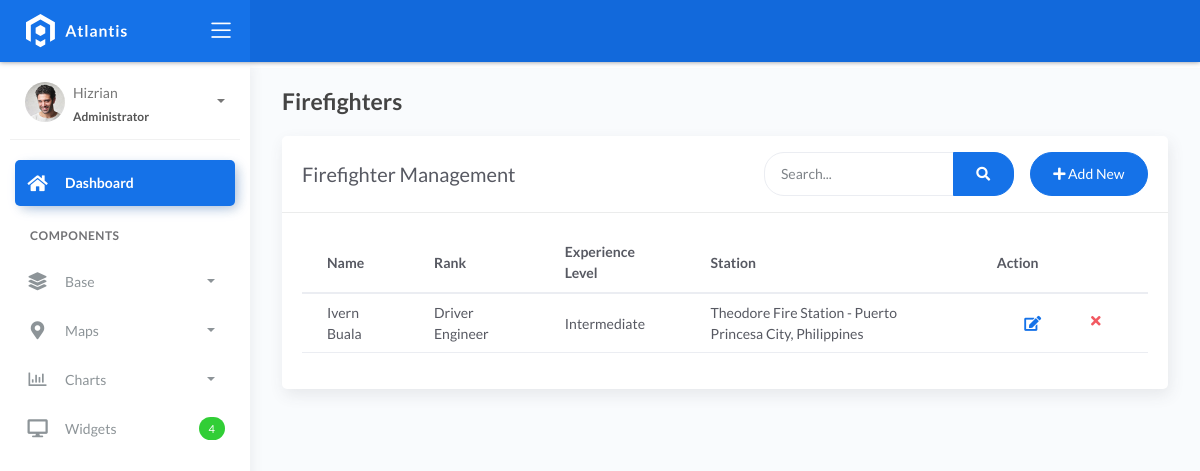
/firefighters/, run on an earlier commit of the app's database.
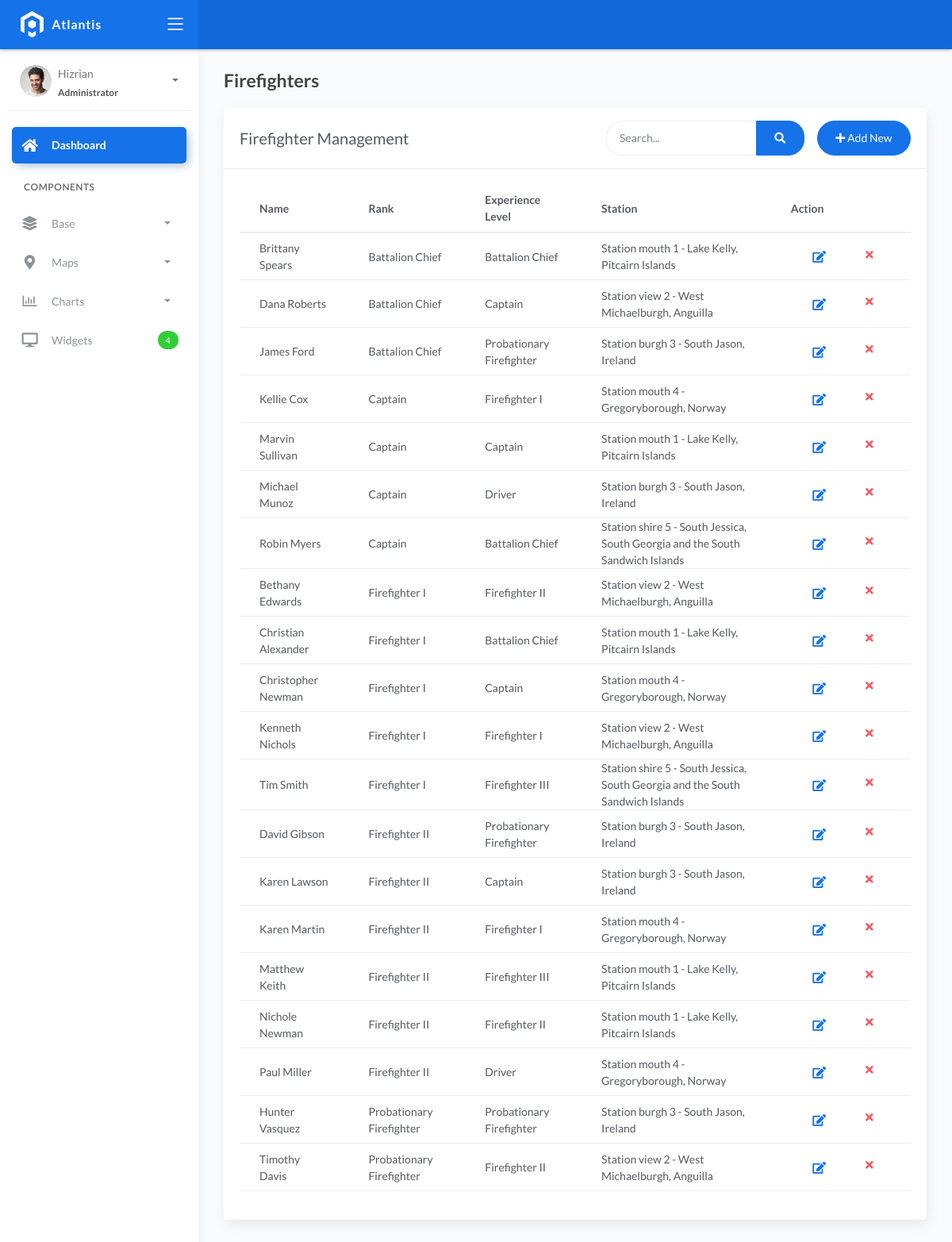
And on a later commit of the database.
### fire/models.py (models this page shows, shortened)
class BaseModel(models.Model):
    created_at = models.DateTimeField(auto_now_add=True, db_index=True)
    updated_at = models.DateTimeField(auto_now=True)
    class Meta:
        abstract = True

class Firefighters(BaseModel):
    XP_CHOICES = (
        ('Probationary Firefighter', 'Probationary Firefighter'),
        ('Firefighter I', 'Firefighter I'),
        ('Firefighter II', 'Firefighter II'),
        ('Firefighter III', 'Firefighter III'),
        ('Driver', 'Driver'),
        ('Captain', 'Captain'),
        ('Battalion Chief', 'Battalion Chief'),)
    name = models.CharField(max_length=150)
    rank = models.CharField(max_length=150)
    experience_level = models.CharField(max_length=150)
    station = models.ForeignKey(
        FireStation,
        on_delete=models.SET_NULL,
        null=True,
        blank=True
    )
    class Meta:
        verbose_name_plural = "Firefighters"
        ordering = ['rank', 'name']

class FireStation(BaseModel):
    name = models.CharField(max_length=150)
    latitude = models.DecimalField(
        max_digits=22, decimal_places=16, null=True, blank=True)
    longitude = models.DecimalField(
        max_digits=22, decimal_places=16, null=True, blank=True)
    address = models.CharField(max_length=150)
    city = models.CharField(max_length=150)  # can be in separate table
    country = models.CharField(max_length=150)  # can be in separate table
    def __str__(self):
        return f"{self.name} - {self.city}, {self.country}"
    class Meta:
        ordering = ['name']

### fire/views.py (the view)
# urls.py: path('firefighters/', FirefighterListView.as_view(), name='firefighter-list'),
class FirefighterListView(ListView):
    model = Firefighters
    template_name = 'fire/firefighter_list.html'
    context_object_name = 'firefighters'
    def get_queryset(self):
        queryset = super().get_queryset()
        search_query = self.request.GET.get('search')
        search_fields = [
            'name',
            'rank',
            'experience_level',
            'station__name',
            'station__city'
        ]
        return get_search_results(queryset, search_query, search_fields)

### fire/views.py (called while the page is built, shortened)
def get_search_results(queryset, search_query, search_fields):
    if not search_query:
        return queryset

### templates/fire/firefighter_list.html
{% extends 'fire/base_list.html' %}
{% block page_title %}Firefighters{% endblock %}
{% block card_title %}Firefighter Management{% endblock %}
{% block create_url %}{% url 'firefighter-create' %}{% endblock %}
{% block table_content %}
<table class="table table-hover">
    <thead>
        <tr>
            <th>Name</th>
            <th>Rank</th>
            <th>Experience Level</th>
            <th>Station</th>
            <th>Action</th>
        </tr>
    </thead>
    <tbody>
        {% for firefighter in firefighters %}
        <tr>
            <td>{{ firefighter.name }}</td>
            <td>{{ firefighter.rank }}</td>
            <td>{{ firefighter.experience_level }}</td>
            <td>{{ firefighter.station }}</td>
            <td>
                <div class="form-button-action">
                    <a href="{% url 'firefighter-update' firefighter.pk %}" class="btn btn-link btn-primary btn-lg">
                        <i class="fa fa-edit"></i>
                    </a>
                    <a href="{% url 'firefighter-delete' firefighter.pk %}" class="btn btn-link btn-danger">
                        <i class="fa fa-times"></i>
                    </a>
                </div>
            </td>
        </tr>
        {% endfor %}
    </tbody>
</table>
{% endblock %}

What changed in the data, as far as the page shows it:
removed Firefighters: name "Ivern Buala", rank "Driver Engineer", experience_level "Intermediate", station "Theodore Fire Station - Puerto Princesa City, Philippines"
added Firefighters: name "Brittany Spears", rank "Battalion Chief", experience_level "Battalion Chief", station "Station mouth 1 - Lake Kelly, Pitcairn Islands"
added Firefighters: name "Dana Roberts", rank "Battalion Chief", experience_level "Captain", station "Station view 2 - West Michaelburgh, Anguilla"
added Firefighters: name "James Ford", rank "Battalion Chief", experience_level "Probationary Firefighter", station "Station burgh 3 - South Jason, Ireland"
added Firefighters: name "Kellie Cox", rank "Captain", experience_level "Firefighter I", station "Station mouth 4 - Gregoryborough, Norway"
added Firefighters: name "Marvin Sullivan", rank "Captain", experience_level "Captain", station "Station mouth 1 - Lake Kelly, Pitcairn Islands"
added Firefighters: name "Michael Munoz", rank "Captain", experience_level "Driver", station "Station burgh 3 - South Jason, Ireland"
added Firefighters: name "Robin Myers", rank "Captain", experience_level "Battalion Chief", station "Station shire 5 - South Jessica, South Georgia and the South Sandwich Islands"
added Firefighters: name "Bethany Edwards", rank "Firefighter I", experience_level "Firefighter II", station "Station view 2 - West Michaelburgh, Anguilla"
added Firefighters: name "Christian Alexander", rank "Firefighter I", experience_level "Battalion Chief", station "Station mouth 1 - Lake Kelly, Pitcairn Islands"
added Firefighters: name "Christopher Newman", rank "Firefighter I", experience_level "Captain", station "Station mouth 4 - Gregoryborough, Norway"
added Firefighters: name "Kenneth Nichols", rank "Firefighter I", experience_level "Firefighter I", station "Station view 2 - West Michaelburgh, Anguilla"
added Firefighters: name "Tim Smith", rank "Firefighter I", experience_level "Firefighter III", station "Station shire 5 - South Jessica, South Georgia and the South Sandwich Islands"
added Firefighters: name "David Gibson", rank "Firefighter II", experience_level "Probationary Firefighter", station "Station burgh 3 - South Jason, Ireland"
added Firefighters: name "Karen Lawson", rank "Firefighter II", experience_level "Captain", station "Station burgh 3 - South Jason, Ireland"
added Firefighters: name "Karen Martin", rank "Firefighter II", experience_level "Firefighter I", station "Station mouth 4 - Gregoryborough, Norway"
added Firefighters: name "Matthew Keith", rank "Firefighter II", experience_level "Firefighter III", station "Station mouth 1 - Lake Kelly, Pitcairn Islands"
added Firefighters: name "Nichole Newman", rank "Firefighter II", experience_level "Firefighter II", station "Station mouth 1 - Lake Kelly, Pitcairn Islands"
added Firefighters: name "Paul Miller", rank "Firefighter II", experience_level "Driver", station "Station mouth 4 - Gregoryborough, Norway"
added Firefighters: name "Hunter Vasquez", rank "Probationary Firefighter", experience_level "Probationary Firefighter", station "Station burgh 3 - South Jason, Ireland"
added Firefighters: name "Timothy Davis", rank "Probationary Firefighter", experience_level "Firefighter II", station "Station view 2 - West Michaelburgh, Anguilla"
